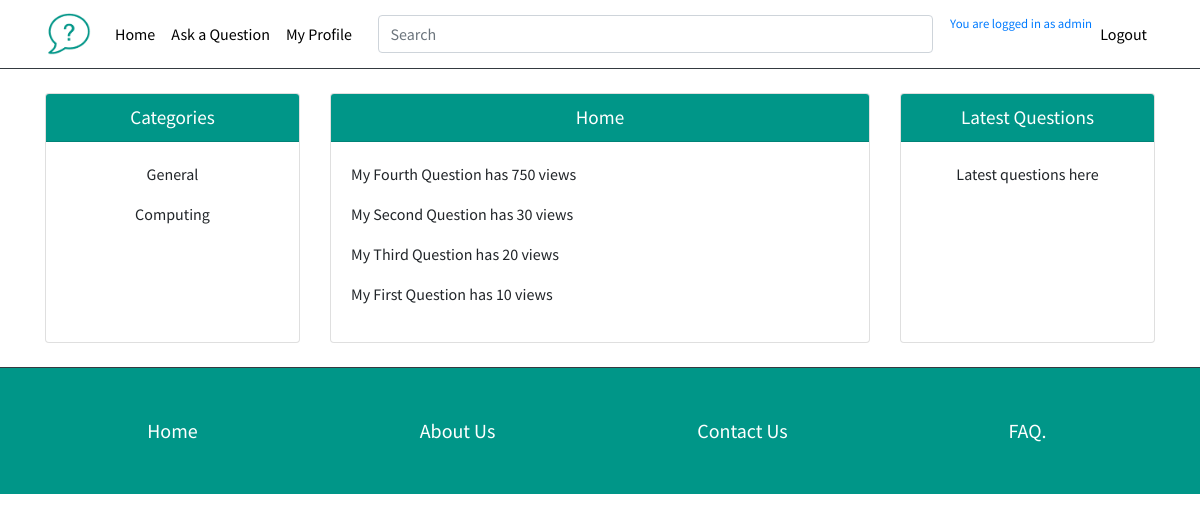
The app's page / (signed in) with its own data.
### ask_students/models.py (models this page shows, shortened)
class Category(models.Model):
	name = models.CharField(max_length=64, unique=True)
	description = models.CharField(max_length=512, null=True)
	approved = models.BooleanField(default=False)
	slug = models.SlugField(unique=True)
	user = models.ForeignKey(User, on_delete=models.SET_NULL, null=True)
	class Meta:
		verbose_name_plural = "Categories"

class Question(models.Model):
	name = models.CharField(max_length=128)
	text = models.CharField(max_length=4096, default="")
	anonymous = models.BooleanField(default=False)
	posted = models.DateTimeField(default=timezone.now)
	edited = models.DateTimeField(default=None, null=True)
	views = models.IntegerField(default=0)
	answered = models.OneToOneField(Answer, null=True)
	user = models.ForeignKey(UserProfile, on_delete=models.SET_NULL, null=True)
	category = models.ForeignKey(Category, on_delete=models.CASCADE)
	support_file = models.ImageField(upload_to='support_files', null=True)
	def __str__(self):
		return self.name

### ask_students/views.py (the view)
# urls.py: url(r'^$', views.index, name='index')
def index(request):
    past_week = timezone.now() - timedelta(days=7)
    top_questions_list = Question.objects.order_by('-views')[:10]
    test = Question.objects.all().order_by('-views')
    unanswered_questions_list = Question.objects.all()[:10]
    context_dict = {'top_questions': top_questions_list,
                    'unanswered_questions': unanswered_questions_list
                    }
    return render(request, 'ask_students/index.html', context_dict)

### ask_students/templatetags/ask_students_templatetags.py (called while the page is built)
@register.inclusion_tag('ask_students/category_list.html')
def get_category_list():
	return {'categories': Category.objects.all()}

### templates/ask_students/index.html (shortened to what this page needs)
{% extends 'ask_students/base.html' %}
{% block pagetitle %}
    Home
{% endblock %}
{% block body_block %}
    {% if top_questions %}
        {% for question in top_questions %}
            <p>{{ question }}</p>
        {% endfor %}
    {% endif %}
{% endblock %}

### templates/ask_students/base.html (shortened to what this page needs)
<!DOCTYPE html>
{% load staticfiles %}
{% load ask_students_templatetags %}
<html lang="en">
<head>
  <link href="https://stackpath.bootstrapcdn.com/bootstrap/4.3.1/css/bootstrap.min.css" rel="stylesheet">
  <link href="{% static 'css/style.css' %}" rel="stylesheet">
</head>
<body>
  <nav class="navbar fixed-top justify-content-between navbar-expand-lg navbar-white bg-white sticky-top border-bottom border-dark custom-colour">
    <div class="container">
      <a href="{% url 'index' %}"><img class="navbar-brand" height="52" width="46" src="{% static 'images/home.png' %}"></a>
      <form class="order-lg-2" id="nav-bar-search" name="nav-bar-search">
        <input aria-label="Search" class="form-control" placeholder="Search" type="text">
      </form>
      <div class="collapse navbar-collapse order-lg-1" id="navbar-response-left">
        <ul class="navbar-nav">
          <li class="nav-item active"><a class="nav-link" href="{% url 'index' %}">Home</a></li>
          <li class="nav-item active"><a class="nav-link" href="#">Ask a Question</a></li>
          <li class="nav-item active"><a class="nav-link" href="#">My Profile</a></li>
        </ul>
      </div>
      <div class="collapse justify-content-end navbar-collapse order-lg-3" id="navbar-response-right">
        <ul class="navbar-nav">
            {% if user.is_authenticated %}
              <a href="#" style="font-size:80%">You are logged in as {{ user.username }}</a>
              <li class="nav-item"><a class="nav-link" href="{% url 'auth_logout' %}?next=/">Logout</a></li>
            {% else %}
              <li class="nav-item"><a class="nav-link" href="{% url 'auth_login' %}">Login</a></li>
              <li class="nav-item"><a class="nav-link" href="{% url 'registration_register' %}">Sign Up</a></li>
            {% endif %}
        </ul>
      </div>
    </div>
  </nav><br>
  <div class="container">
    <div class="row">
      <div class="col-md-3">
        <div class="card h-100 outer-card">
          <h4 class="card-header font-weight-normal">Categories</h4>
          <div class="card-body">
                {% block left_sidebar_block %}
                    {% get_category_list %}
                {% endblock %}
          </div>
        </div>
      </div>
      <div class="col-md-6">
        <div class="card h-100 inner-card">
          <h4 class="card-header">{% block pagetitle %}CHANGETHIS{% endblock %}</h4>
          <div class="card-body">
              {% block body_block %}
              {% endblock %}
          </div>
        </div>
      </div>
      <div class="col-md-3">
        <div class="card h-100 outer-card">
          <h4 class="card-header">Latest Questions</h4>
          <div class="card-body">
            Latest questions here
          </div>
        </div>
      </div>
    </div>
    <br>
  </div>
  <footer class="py-5 border-top border-dark" id="footer">
    <div class="container text-center">
      <div class="row">
        <div class="col-sm footer-item"><a href="{% url 'index' %}">Home</a></div>
        <div class="col-sm footer-item"><a href="#">About Us</a></div>
        <div class="col-sm footer-item"><a href="#">Contact Us</a></div>
        <div class="col-sm footer-item"><a href="#">FAQ.</a></div>
      </div>
    </div>
  </footer>
</body>
</html>

### templates/ask_students/category_list.html
{% if categories %}
    {% for category in categories %}
        <p>{{ category.name }}</p>
    {% endfor %}
{% endif %}

### static/css/style.css (style rules this page uses)
body { font-family: 'Source Sans Pro', sans-serif; }
#nav-bar-search { width: 50%; margin-left: 10px; margin-right: 10px; }
.card .card-header { background: rgb(0,150,136); color: white; font-size: 1.2rem; text-align: center; }
.outer-card { text-align: center; }
#footer { background: rgb(0,150,136); font-size: 20px; }
#footer a { color: white; }
.custom-colour li a { color: black; text-align: center; }

### records on screen
Category: name "General"
Category: name "Computing"
Question: name "My Fourth Question has 750 views"
Question: name "My Second Question has 30 views"
Question: name "My Third Question has 20 views"
Question: name "My First Question has 10 views"

### other values on screen
{{ user.username }} "admin"
